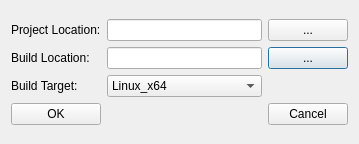
<?xml version="1.0" encoding="UTF-8"?>
<ui version="4.0">
 <class>InputBox</class>
 <widget class="QDialog" name="InputBox">
  <property name="geometry">
   <rect>
    <x>0</x>
    <y>0</y>
    <width>359</width>
    <height>144</height>
   </rect>
  </property>
  <property name="sizePolicy">
   <sizepolicy hsizetype="Preferred" vsizetype="Preferred">
    <horstretch>0</horstretch>
    <verstretch>0</verstretch>
   </sizepolicy>
  </property>
  <property name="maximumSize">
   <size>
    <width>359</width>
    <height>144</height>
   </size>
  </property>
  <property name="windowTitle">
   <string>Build Settings</string>
  </property>
  <layout class="QGridLayout" name="gridLayout_2">
   <item row="0" column="0">
    <layout class="QGridLayout" name="gridLayout">
     <item row="0" column="1">
      <widget class="QLineEdit" name="projLocTxt"/>
     </item>
     <item row="2" column="0">
      <widget class="QLabel" name="label_3">
       <property name="text">
        <string>Build Target:</string>
       </property>
      </widget>
     </item>
     <item row="1" column="2">
      <widget class="QPushButton" name="buildLocBtn">
       <property name="text">
        <string>...</string>
       </property>
      </widget>
     </item>
     <item row="0" column="0">
      <widget class="QLabel" name="label">
       <property name="text">
        <string>Project Location:</string>
       </property>
      </widget>
     </item>
     <item row="0" column="2">
      <widget class="QPushButton" name="projLocBtn">
       <property name="text">
        <string>...</string>
       </property>
      </widget>
     </item>
     <item row="2" column="1">
      <widget class="QComboBox" name="buildTarCb">
       <item>
        <property name="text">
         <string>Linux_x64</string>
        </property>
       </item>
       <item>
        <property name="text">
         <string>Linux_x86</string>
        </property>
       </item>
       <item>
        <property name="text">
         <string>Mac_OSX_x64</string>
        </property>
       </item>
       <item>
        <property name="text">
         <string>Mac_OSX_x86</string>
        </property>
       </item>
       <item>
        <property name="text">
         <string>Windows_x64</string>
        </property>
       </item>
       <item>
        <property name="text">
         <string>Windows_x86</string>
        </property>
       </item>
      </widget>
     </item>
     <item row="1" column="1">
      <widget class="QLineEdit" name="buildLocTxt"/>
     </item>
     <item row="1" column="0">
      <widget class="QLabel" name="label_2">
       <property name="text">
        <string>Build Location:</string>
       </property>
      </widget>
     </item>
     <item row="3" column="0">
      <widget class="QPushButton" name="okBtn">
       <property name="text">
        <string>OK</string>
       </property>
      </widget>
     </item>
     <item row="3" column="2">
      <widget class="QPushButton" name="cancelBtn">
       <property name="text">
        <string>Cancel</string>
       </property>
      </widget>
     </item>
    </layout>
   </item>
  </layout>
 </widget>
 <resources/>
 <connections/>
</ui>
